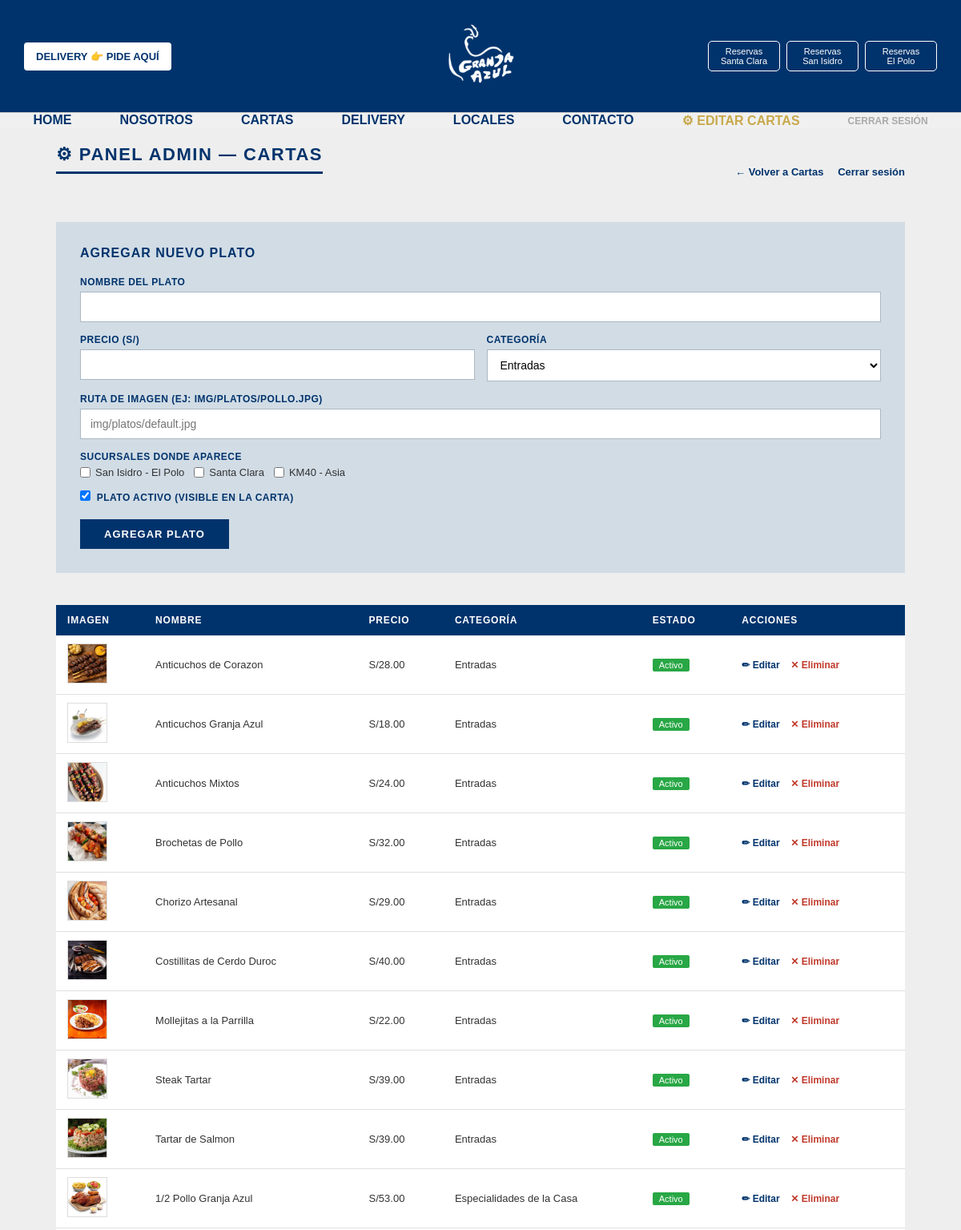
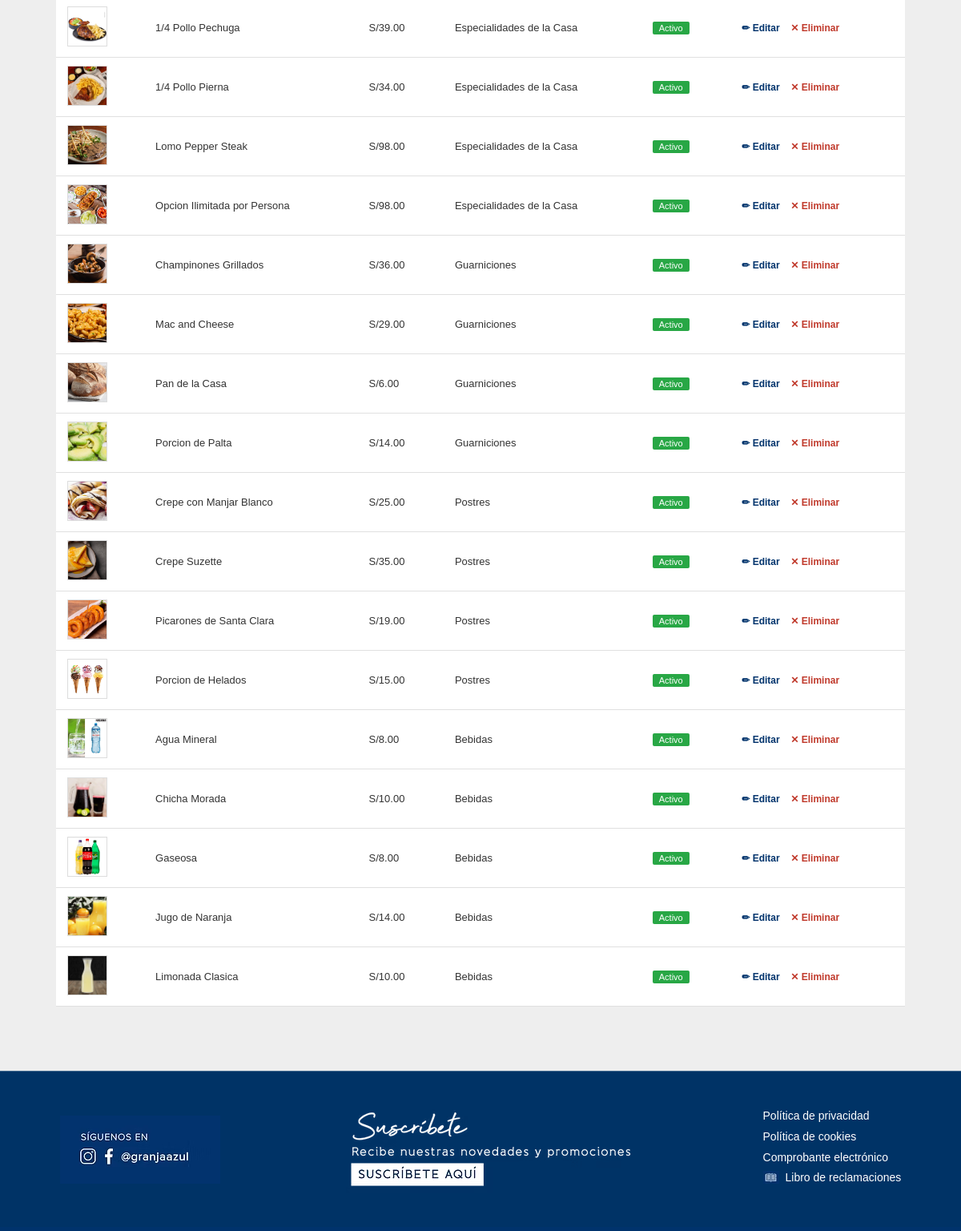
Screenshot of /admin_cartas.php (signed in) with the database file from the repository (2 pictures, top to bottom).
### tables this page shows
CREATE TABLE sucursales (
    id INT AUTO_INCREMENT PRIMARY KEY,
    nombre VARCHAR(100) NOT NULL
);

CREATE TABLE platos (
    id INT AUTO_INCREMENT PRIMARY KEY,
    nombre VARCHAR(150) NOT NULL,
    precio DECIMAL(8,2) NOT NULL,
    imagen VARCHAR(255) DEFAULT 'img/platos/default.jpg',
    categoria_id INT NOT NULL,
    activo TINYINT(1) DEFAULT 1,
    FOREIGN KEY (categoria_id) REFERENCES categorias(id)
);

CREATE TABLE categorias (
    id INT AUTO_INCREMENT PRIMARY KEY,
    nombre VARCHAR(100) NOT NULL
);

### admin_cartas.php (the view, shortened to what this page needs)
<?php
require_once('db.php');
$categorias = $conn->query("SELECT * FROM categorias ORDER BY id");
$sucursales = $conn->query("SELECT * FROM sucursales ORDER BY id");
$platos_res = $conn->query("
    SELECT p.*, c.nombre AS categoria_nombre
    FROM platos p
    JOIN categorias c ON c.id = p.categoria_id
    ORDER BY c.id, p.nombre
");
$plato_editar = null;
$suc_del_plato = [];
?>
<!DOCTYPE html>
<html lang="es">
<head>
    <link rel="stylesheet" href="CSS/estiloencabezado.css">
</head>
<body>
    <?php include('encabezado.php'); ?>
    <div class="admin-wrap">
        <div class="nav-top">
            <h2 class="admin-titulo">⚙ Panel Admin — Cartas</h2>
            <div>
                <a href="cartas.php">← Volver a Cartas</a>
                <a href="logout.php">Cerrar sesión</a>
            </div>
        </div>
        <div class="form-box">
            <h3><?= $plato_editar ? 'Editar Plato' : 'Agregar Nuevo Plato' ?></h3>
            <form method="POST">
                <div class="form-grid">
                    <div class="form-group full">
                        <label>Nombre del plato</label>
                        <input type="text" name="nombre" required
                               value="<?= $plato_editar ? htmlspecialchars($plato_editar['nombre']) : '' ?>">
                    </div>
                    <div class="form-group">
                        <label>Precio (S/)</label>
                        <input type="number" name="precio" step="0.01" min="0" required
                               value="<?= $plato_editar ? $plato_editar['precio'] : '' ?>">
                    </div>
                    <div class="form-group">
                        <label>Categoría</label>
                        <select name="categoria_id" required>
                            <?php
                            $categorias->data_seek(0);
                            while ($cat = $categorias->fetch_assoc()):
                                $sel = ($plato_editar && $plato_editar['categoria_id'] == $cat['id']) ? 'selected' : '';
                            ?>
                                <option value="<?= $cat['id'] ?>" <?= $sel ?>><?= htmlspecialchars($cat['nombre']) ?></option>
                            <?php endwhile; ?>
                        </select>
                    </div>
                    <div class="form-group full">
                        <label>Ruta de imagen (ej: img/platos/pollo.jpg)</label>
                        <input type="text" name="imagen"
                               placeholder="img/platos/default.jpg"
                               value="<?= $plato_editar ? htmlspecialchars($plato_editar['imagen']) : '' ?>">
                    </div>
                    <div class="form-group full">
                        <label>Sucursales donde aparece</label>
                        <div class="check-suc">
                            <?php
                            $sucursales->data_seek(0);
                            while ($suc = $sucursales->fetch_assoc()):
                                $checked = in_array($suc['id'], $suc_del_plato) ? 'checked' : '';
                            ?>
                                <label>
                                    <input type="checkbox" name="sucursales[]"
                                           value="<?= $suc['id'] ?>" <?= $checked ?>>
                                    <?= htmlspecialchars($suc['nombre']) ?>
                                </label>
                            <?php endwhile; ?>
                        </div>
                    </div>
                    <div class="form-group">
                        <label>
                            <input type="checkbox" name="activo" value="1"
                                <?= (!$plato_editar || $plato_editar['activo']) ? 'checked' : '' ?>>
                            &nbsp;Plato activo (visible en la carta)
                        </label>
                    </div>
                </div>
                <div class="form-actions">
                    <button type="submit" class="btn-guardar">
                        <?= $plato_editar ? 'Guardar Cambios' : 'Agregar Plato' ?>
                    </button>
                </div>
            </form>
        </div>
        <table class="tabla-platos">
            <thead>
                <tr>
                    <th>Imagen</th>
                    <th>Nombre</th>
                    <th>Precio</th>
                    <th>Categoría</th>
                    <th>Estado</th>
                    <th>Acciones</th>
                </tr>
            </thead>
            <tbody>
                <?php while ($p = $platos_res->fetch_assoc()): ?>
                <tr>
                    <td>
                        <img src="<?= htmlspecialchars($p['imagen']) ?>"
                             alt="<?= htmlspecialchars($p['nombre']) ?>"
                             onerror="this.src='img/platos/default.jpg'">
                    </td>
                    <td><?= htmlspecialchars($p['nombre']) ?></td>
                    <td>S/<?= number_format($p['precio'], 2) ?></td>
                    <td><?= htmlspecialchars($p['categoria_nombre']) ?></td>
                    <td>
                        <?php if ($p['activo']): ?>
                            <span class="badge-activo">Activo</span>
                        <?php else: ?>
                            <span class="badge-inactivo">Inactivo</span>
                        <?php endif; ?>
                    </td>
                    <td class="acciones">
                        <a href="admin_cartas.php?editar=<?= $p['id'] ?>">✏ Editar</a>
                        <a href="admin_cartas.php?eliminar=<?= $p['id'] ?>"
                           class="eliminar"
                           onclick="return confirm('¿Eliminar este plato?')">✕ Eliminar</a>
                    </td>
                </tr>
                <?php endwhile; ?>
            </tbody>
        </table>
    </div>
    <?php include('pie.php'); ?>
</body>
</html>

### css/estiloencabezado.css (style rules this page uses)
* { margin: 0; padding: 0; box-sizing: border-box; }

### css/estilopie.css (style rules this page uses)
* { margin: 0px; padding: 0px; }

### admin_cartas.php (style rules this page uses)
* { box-sizing: border-box; margin: 0; padding: 0; }
body { background: #eeeeee; font-family: sans-serif; }
.admin-wrap { max-width: 1100px; margin: 0 auto; padding: 180px 20px 80px; }
.admin-titulo { color: #00336c; font-size: 22px; font-weight: bold; letter-spacing: 1.5px; border-bottom: 3px solid #00336c; padding-bottom: 8px; margin-bottom: 30px; text-transform: uppercase; }
.form-box { background: #d1dce5; padding: 30px; margin-bottom: 40px; }
.form-box h3 { color: #00336c; margin-bottom: 20px; font-size: 16px; letter-spacing: 1px; text-transform: uppercase; }
.form-grid { display: grid; grid-template-columns: 1fr 1fr; gap: 15px; }
.form-group { display: flex; flex-direction: column; gap: 5px; }
.form-group.full { grid-column: 1 / -1; }
.form-group label { font-size: 12px; font-weight: bold; color: #00336c; letter-spacing: 0.5px; text-transform: uppercase; }
.form-group input, .form-group select { padding: 10px 12px; border: 1px solid #aab8c4; background: #fff; font-size: 14px; outline: none; }
.check-suc { display: flex; flex-wrap: wrap; gap: 12px; }
.check-suc label { display: flex; align-items: center; gap: 6px; font-size: 13px; color: #333; font-weight: normal; text-transform: none; letter-spacing: 0; cursor: pointer; }
.form-actions { margin-top: 20px; display: flex; gap: 12px; align-items: center; }
.btn-guardar { background: #00336c; color: #fff; border: none; padding: 11px 30px; font-size: 13px; font-weight: bold; letter-spacing: 1px; cursor: pointer; text-transform: uppercase; transition: background 0.3s; }
.tabla-platos { width: 100%; border-collapse: collapse; background: #fff; font-size: 13px; }
.tabla-platos th { background: #00336c; color: #fff; padding: 12px 14px; text-align: left; font-size: 12px; letter-spacing: 0.8px; text-transform: uppercase; }
.tabla-platos td { padding: 10px 14px; border-bottom: 1px solid #e0e0e0; color: #333; vertical-align: middle; }
.tabla-platos img { width: 50px; height: 50px; object-fit: cover; border: 1px solid #ddd; }
.badge-activo { background: #28a745; color: #fff; padding: 2px 8px; font-size: 11px; border-radius: 2px; }
.acciones a { color: #00336c; font-weight: bold; text-decoration: none; margin-right: 10px; font-size: 12px; }
.acciones a.eliminar { color: #c0392b; }
.nav-top { display: flex; justify-content: space-between; align-items: center; margin-bottom: 30px; }
.nav-top a { color: #00336c; font-size: 13px; text-decoration: none; font-weight: bold; }

### rows the page displays
sucursales: nombre "San Isidro - El Polo"
sucursales: nombre "Santa Clara"
sucursales: nombre "KM40 - Asia"
platos: imagen (picture), nombre "Anticuchos de Corazon", precio "28.00", categoria.nombre "Entradas", activo "Activo"
platos: imagen (picture), nombre "Anticuchos Granja Azul", precio "18.00", categoria.nombre "Entradas", activo "Activo"
platos: imagen (picture), nombre "Anticuchos Mixtos", precio "24.00", categoria.nombre "Entradas", activo "Activo"
platos: imagen (picture), nombre "Brochetas de Pollo", precio "32.00", categoria.nombre "Entradas", activo "Activo"
platos: imagen (picture), nombre "Chorizo Artesanal", precio "29.00", categoria.nombre "Entradas", activo "Activo"
platos: imagen (picture), nombre "Costillitas de Cerdo Duroc", precio "40.00", categoria.nombre "Entradas", activo "Activo"
platos: imagen (picture), nombre "Mollejitas a la Parrilla", precio "22.00", categoria.nombre "Entradas", activo "Activo"
platos: imagen (picture), nombre "Steak Tartar", precio "39.00", categoria.nombre "Entradas", activo "Activo"
platos: imagen (picture), nombre "Tartar de Salmon", precio "39.00", categoria.nombre "Entradas", activo "Activo"
platos: imagen (picture), nombre "1/2 Pollo Granja Azul", precio "53.00", categoria.nombre "Especialidades de la Casa", activo "Activo"
platos: imagen (picture), nombre "1/4 Pollo Pechuga", precio "39.00", categoria.nombre "Especialidades de la Casa", activo "Activo"
platos: imagen (picture), nombre "1/4 Pollo Pierna", precio "34.00", categoria.nombre "Especialidades de la Casa", activo "Activo"
platos: imagen (picture), nombre "Lomo Pepper Steak", precio "98.00", categoria.nombre "Especialidades de la Casa", activo "Activo"
platos: imagen (picture), nombre "Opcion Ilimitada por Persona", precio "98.00", categoria.nombre "Especialidades de la Casa", activo "Activo"
platos: imagen (picture), nombre "Champinones Grillados", precio "36.00", categoria.nombre "Guarniciones", activo "Activo"
platos: imagen (picture), nombre "Mac and Cheese", precio "29.00", categoria.nombre "Guarniciones", activo "Activo"
platos: imagen (picture), nombre "Pan de la Casa", precio "6.00", categoria.nombre "Guarniciones", activo "Activo"
platos: imagen (picture), nombre "Porcion de Palta", precio "14.00", categoria.nombre "Guarniciones", activo "Activo"
platos: imagen (picture), nombre "Crepe con Manjar Blanco", precio "25.00", categoria.nombre "Postres", activo "Activo"
platos: imagen (picture), nombre "Crepe Suzette", precio "35.00", categoria.nombre "Postres", activo "Activo"
platos: imagen (picture), nombre "Picarones de Santa Clara", precio "19.00", categoria.nombre "Postres", activo "Activo"
platos: imagen (picture), nombre "Porcion de Helados", precio "15.00", categoria.nombre "Postres", activo "Activo"
platos: imagen (picture), nombre "Agua Mineral", precio "8.00", categoria.nombre "Bebidas", activo "Activo"
platos: imagen (picture), nombre "Chicha Morada", precio "10.00", categoria.nombre "Bebidas", activo "Activo"
platos: imagen (picture), nombre "Gaseosa", precio "8.00", categoria.nombre "Bebidas", activo "Activo"
platos: imagen (picture), nombre "Jugo de Naranja", precio "14.00", categoria.nombre "Bebidas", activo "Activo"
platos: imagen (picture), nombre "Limonada Clasica", precio "10.00", categoria.nombre "Bebidas", activo "Activo"

### other values shown
form field categoria_id "Entradas"
